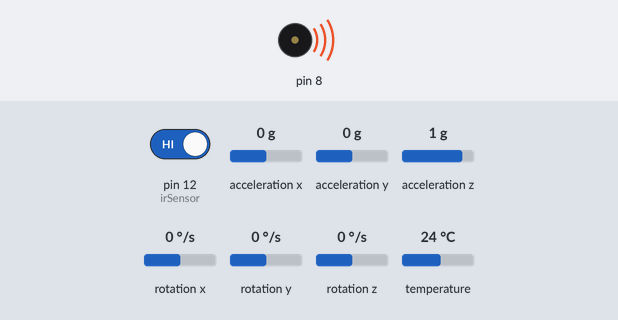
The sketch below on a simulated Arduino Leonardo, built with avr-gcc and run on an emulated ATmega32U4. Parts: buzzer (waves = sounding). Inputs (shaded band) come from the test bench; at power-on: acceleration x 0 g, pin 12 (irSensor) HIGH, acceleration y 0 g, acceleration z 1 g, rotation x 0 °/s, rotation y 0 °/s, rotation z 0 °/s, temperature 24 °C. What the sketch prints to the serial monitor is not drawn.

Above: at 6.8 s.
6.9 s: acceleration x set to -1.4 g
Timing chart, 0 to 34.9 s (numbered marks = the images above; inputs shaded):
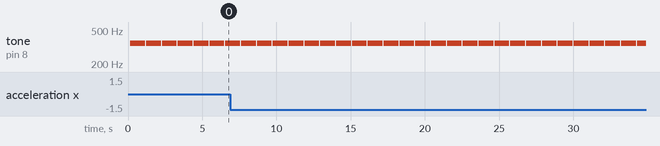

Measured:
- by itself, tone on pin 8: alternates 349 Hz for 1.0 s and silent for 0.07 s

The sketch:

motion_detection_ir_sensor.ino
```cpp
#include <Adafruit_MPU6050.h>
#include <Adafruit_Sensor.h>
#include <Wire.h>

Adafruit_MPU6050 mpu;
int irSensor = 12;

void setup(void) {
  pinMode(irSensor, INPUT);

  Serial.begin(115200);
  while (!Serial)
    delay(10); // will pause Zero, Leonardo, etc until serial console opens

  Serial.println("Adafruit MPU6050 test!");

  // Try to initialize!
  if (!mpu.begin()) {
    Serial.println("Failed to find MPU6050 chip");
    while (1) {
      delay(10);
    }
  }
  Serial.println("MPU6050 Found!");

  //setupt motion detection
  mpu.setHighPassFilter(MPU6050_HIGHPASS_0_63_HZ);
  mpu.setMotionDetectionThreshold(1);
  mpu.setMotionDetectionDuration(20);
  mpu.setInterruptPinLatch(true);	// Keep it latched.  Will turn off when reinitialized.
  mpu.setInterruptPinPolarity(true);
  mpu.setMotionInterrupt(true);

  Serial.println("");
  delay(100);
}

void loop() {
  int value = digitalRead(irSensor);
  Serial.println("");
  Serial.print("Sensor Value = ");
  Serial.print(value);

  if(value == 0)
  {
    tone(8, 349);
  }
  else
  {
    noTone(8);
  }
  delay(50);

  if(mpu.getMotionInterruptStatus()) {
    tone(8, 349);
    delay(1000);
    noTone(8);
    /* Get new sensor events with the readings */
    sensors_event_t a, g, temp;
    mpu.getEvent(&a, &g, &temp);

    /* Print out the values */
    Serial.print("AccelX:");
    Serial.print(a.acceleration.x);
    Serial.print(",");
    Serial.print("AccelY:");
    Serial.print(a.acceleration.y);
    Serial.print(",");
    Serial.print("AccelZ:");
    Serial.print(a.acceleration.z);
    Serial.print(", ");
    Serial.print("GyroX:");
    Serial.print(g.gyro.x);
    Serial.print(",");
    Serial.print("GyroY:");
    Serial.print(g.gyro.y);
    Serial.print(",");
    Serial.print("GyroZ:");
    Serial.print(g.gyro.z);
    Serial.println("");
  }

  delay(10);
}
```
